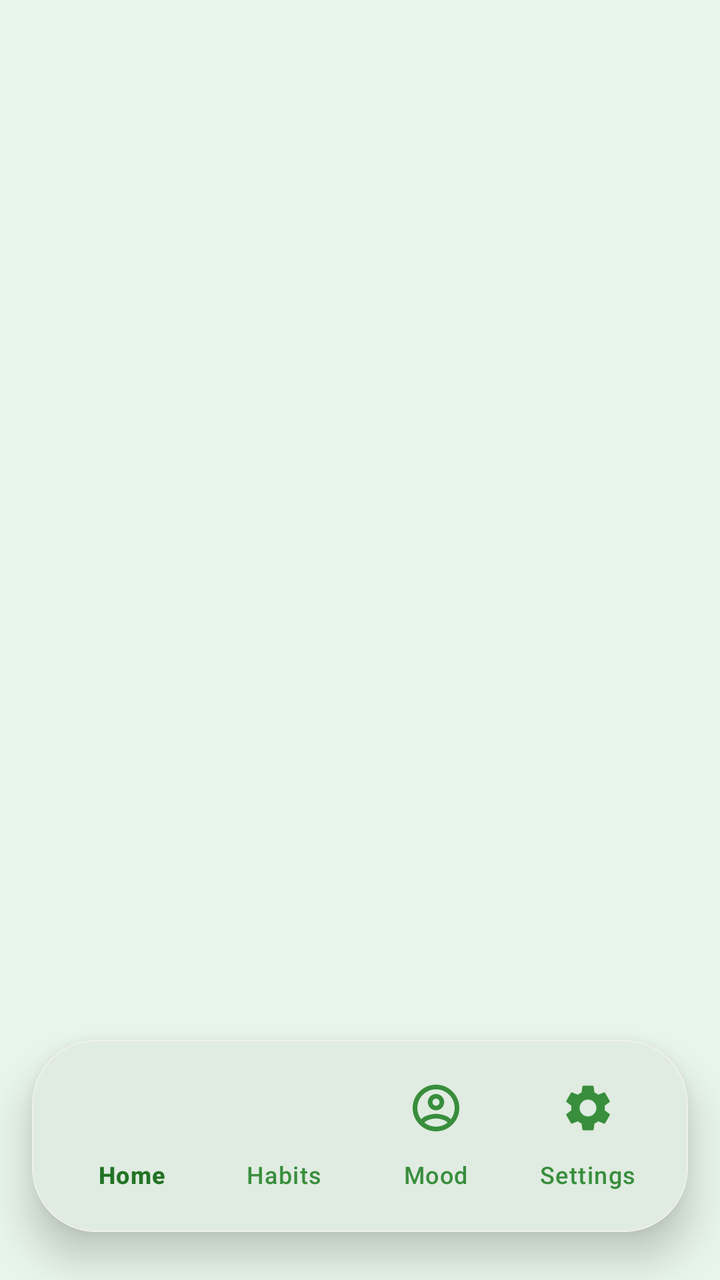
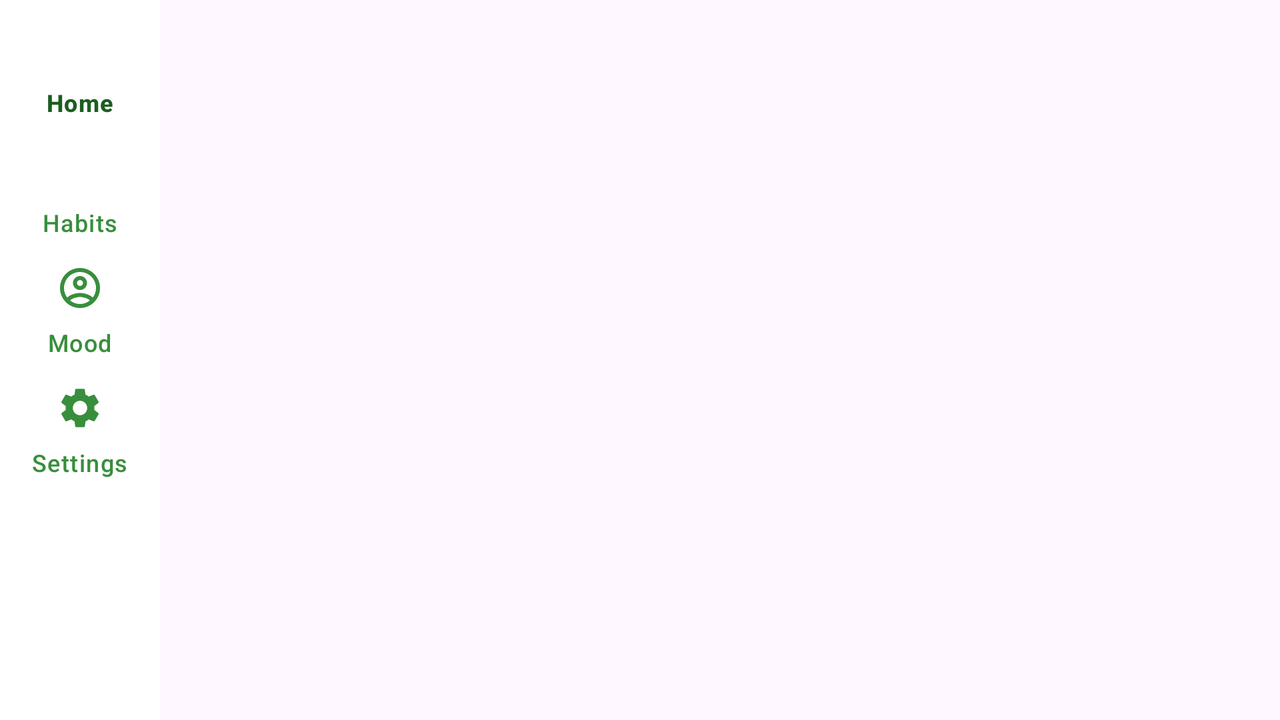

An Android layout and its configuration variant, each rendered on a device that would load it. The default file and the variant file are quoted in full after the pictures.
<!-- AndroidManifest.xml: activity theme Theme.Routinely -->
<!-- res/layout/activity_main.xml -->
<?xml version="1.0" encoding="utf-8"?>
<androidx.constraintlayout.widget.ConstraintLayout xmlns:android="http://schemas.android.com/apk/res/android"
    xmlns:app="http://schemas.android.com/apk/res-auto"
    xmlns:tools="http://schemas.android.com/tools"
    android:id="@+id/main"
    android:layout_width="match_parent"
    android:layout_height="match_parent"
    android:background="@color/background_solid"
    tools:context=".MainActivity">

    
    <FrameLayout
        android:id="@+id/fragment_container"
        android:layout_width="0dp"
        android:layout_height="0dp"
        app:layout_constraintTop_toTopOf="parent"
        app:layout_constraintBottom_toTopOf="@id/nav_container"
        app:layout_constraintStart_toStartOf="parent"
        app:layout_constraintEnd_toEndOf="parent" />

    
    <com.google.android.material.card.MaterialCardView
        android:id="@+id/nav_container"
        android:layout_width="0dp"
        android:layout_height="wrap_content"
        android:layout_marginStart="16dp"
        android:layout_marginEnd="16dp"
        android:layout_marginBottom="24dp"
        app:cardBackgroundColor="@color/white"
        app:cardCornerRadius="32dp"
        app:cardElevation="12dp"
        app:strokeColor="@color/light_gray"
        app:strokeWidth="0.5dp"
        app:layout_constraintBottom_toBottomOf="parent"
        app:layout_constraintStart_toStartOf="parent"
        app:layout_constraintEnd_toEndOf="parent">

        <com.google.android.material.bottomnavigation.BottomNavigationView
            android:id="@+id/bottom_navigation"
            android:layout_width="match_parent"
            android:layout_height="wrap_content"
            android:background="@android:color/transparent"
            android:paddingStart="12dp"
            android:paddingEnd="12dp"
            android:paddingTop="8dp"
            android:paddingBottom="8dp"
            app:menu="@menu/bottom_navigation_menu"
            app:labelVisibilityMode="labeled"
            app:itemIconTint="@color/bottom_nav_color"
            app:itemTextColor="@color/bottom_nav_color"
            app:itemIconSize="28dp" />

    </com.google.android.material.card.MaterialCardView>


</androidx.constraintlayout.widget.ConstraintLayout>
<!-- resources referenced by this layout -->
<resources>
  <color name="background_solid">#E8F5E9</color>
  <color name="light_gray">#F0F0F0</color>
  <color name="white">#FFFFFFFF</color>
  <style name="Theme.Routinely" parent="Base.Theme.Routinely" />
  <style name="Base.Theme.Routinely" parent="Theme.Material3.DayNight.NoActionBar">
          
          <item name="colorPrimary">@color/primary</item>
          <item name="colorOnPrimary">@color/white</item>
          
          <item name="colorSecondary">@color/accent</item>
          <item name="colorOnSecondary">@color/white</item>
          
          <item name="android:statusBarColor">@color/primary</item>
          
          <item name="android:navigationBarColor">@color/white</item>
          
          <item name="colorSurface">@color/white</item>
          <item name="colorOnSurface">@color/text_primary</item>
          <item name="colorSurfaceVariant">@color/background_soft</item>
          <item name="colorOnSurfaceVariant">@color/text_secondary</item>
          <item name="colorOutline">@color/light_gray</item>
      </style>
  <color name="primary">#227325</color>
  <color name="accent">#69F0AE</color>
  <color name="text_primary">#1B5E20</color>
  <color name="background_soft">#F1F8E9</color>
  <color name="text_secondary">#388E3C</color>
</resources>
<!-- res/layout-w600dp/activity_main.xml (the repository's variant of the layout above) -->
<!-- drawn on the phone turned sideways -->
<?xml version="1.0" encoding="utf-8"?>
<LinearLayout xmlns:android="http://schemas.android.com/apk/res/android"
	xmlns:app="http://schemas.android.com/apk/res-auto"
	android:id="@+id/main"
	android:layout_width="match_parent"
	android:layout_height="match_parent"
	android:orientation="horizontal">

	<com.google.android.material.navigationrail.NavigationRailView
		android:id="@+id/navigation_rail"
		android:layout_width="wrap_content"
		android:layout_height="match_parent"
		app:menu="@menu/bottom_navigation_menu"
		app:labelVisibilityMode="labeled" />

	<FrameLayout
		android:id="@+id/fragment_container"
		android:layout_width="0dp"
		android:layout_height="match_parent"
		android:layout_weight="1" />

</LinearLayout>
<!-- resources referenced by the variant -->
<!-- as the phone turned sideways resolves them -->
<resources>
  <style name="Theme.Routinely" parent="Base.Theme.Routinely" />
  <style name="Base.Theme.Routinely" parent="Theme.Material3.DayNight.NoActionBar">
          
          <item name="colorPrimary">@color/primary</item>
          <item name="colorOnPrimary">@color/white</item>
          
          <item name="colorSecondary">@color/accent</item>
          <item name="colorOnSecondary">@color/white</item>
          
          <item name="android:statusBarColor">@color/primary</item>
          
          <item name="android:navigationBarColor">@color/white</item>
          
          <item name="colorSurface">@color/white</item>
          <item name="colorOnSurface">@color/text_primary</item>
          <item name="colorSurfaceVariant">@color/background_soft</item>
          <item name="colorOnSurfaceVariant">@color/text_secondary</item>
          <item name="colorOutline">@color/light_gray</item>
      </style>
  <color name="primary">#227325</color>
  <color name="white">#FFFFFFFF</color>
  <color name="accent">#69F0AE</color>
  <color name="text_primary">#1B5E20</color>
  <color name="background_soft">#F1F8E9</color>
  <color name="text_secondary">#388E3C</color>
  <color name="light_gray">#F0F0F0</color>
</resources>
